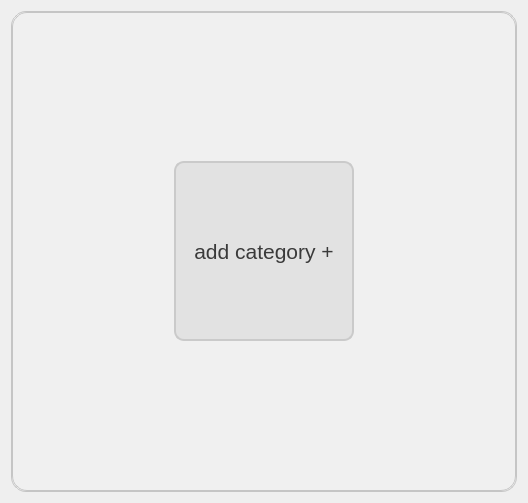
<?xml version="1.0" encoding="UTF-8"?>
<ui version="4.0">
 <class>Dialog</class>
 <widget class="QDialog" name="Dialog">
  <property name="geometry">
   <rect>
    <x>0</x>
    <y>0</y>
    <width>528</width>
    <height>503</height>
   </rect>
  </property>
  <property name="windowTitle">
   <string>Dialog</string>
  </property>
  <property name="styleSheet">
   <string notr="true"/>
  </property>
  <layout class="QVBoxLayout" name="verticalLayout">
   <item>
    <widget class="QScrollArea" name="scrollArea">
     <property name="styleSheet">
      <string notr="true">QPushButton{
	background-color: rgb(226, 226, 226);
	border-radius: 10px;
border-style: solid;
border-width:2px;
	border-color: rgb(202, 202, 202);
	color: rgb(58, 58, 58);
}

QPushButton::hover{
	background-color: rgb(200, 200, 200);
border-color:rgb(170,170,170);
}
QLabel{
	color: rgb(97, 97, 97);
}
QWidget{
	background-color: rgb(240, 240, 240);
border-radius:15px;
border-style:solid;
border-width:1px;
border-color:rgb(197, 197, 197);
}
QPushButton{
;
	background-color: rgb(226, 226, 226);
	border-radius: 10px;
border-style: solid;
border-width:2px;
	border-color: rgb(202, 202, 202);
	color: rgb(58, 58, 58);
}

QLineEdit{
border-radius:10px;
border-width:2px;
	border-color: rgb(202, 202, 202);
border-style: solid;
	color: rgb(97, 97, 97);
}
QPushButton::hover{
	background-color: rgb(200, 200, 200);
border-color:rgb(170,170,170);
}
QComboBox{
border-radius:10px;
border-width:2px;
	border-color: rgb(202, 202, 202);
border-style: solid;
	background-color: rgb(234, 234, 234);
	color: rgb(58, 58, 58);
}
QComboBox::drop-down {
    subcontrol-origin: padding;
    subcontrol-position: top right;
    width: 15px;

    border-left-width: 2px;
	border-color: rgb(202, 202, 202);
    border-left-style: solid;
    border-top-right-radius: 3px; 
    border-bottom-right-radius: 3px;
}
QComboBox::down-arrow{
image:url(darr.png);
}
QLabel{
	color: rgb(97, 97, 97);
}
</string>
     </property>
     <property name="widgetResizable">
      <bool>true</bool>
     </property>
     <property name="alignment">
      <set>Qt::AlignLeading|Qt::AlignLeft|Qt::AlignTop</set>
     </property>
     <widget class="QWidget" name="scrollAreaWidgetContents">
      <property name="geometry">
       <rect>
        <x>0</x>
        <y>0</y>
        <width>508</width>
        <height>483</height>
       </rect>
      </property>
      <layout class="QGridLayout" name="gridLayout">
       <item row="0" column="0">
        <widget class="QPushButton" name="addbook">
         <property name="minimumSize">
          <size>
           <width>180</width>
           <height>180</height>
          </size>
         </property>
         <property name="maximumSize">
          <size>
           <width>180</width>
           <height>180</height>
          </size>
         </property>
         <property name="font">
          <font>
           <pointsize>16</pointsize>
           <weight>50</weight>
           <italic>false</italic>
           <bold>false</bold>
           <strikeout>false</strikeout>
           <kerning>true</kerning>
          </font>
         </property>
         <property name="text">
          <string>add category +</string>
         </property>
        </widget>
       </item>
      </layout>
     </widget>
    </widget>
   </item>
  </layout>
 </widget>
 <resources/>
 <connections/>
</ui>
